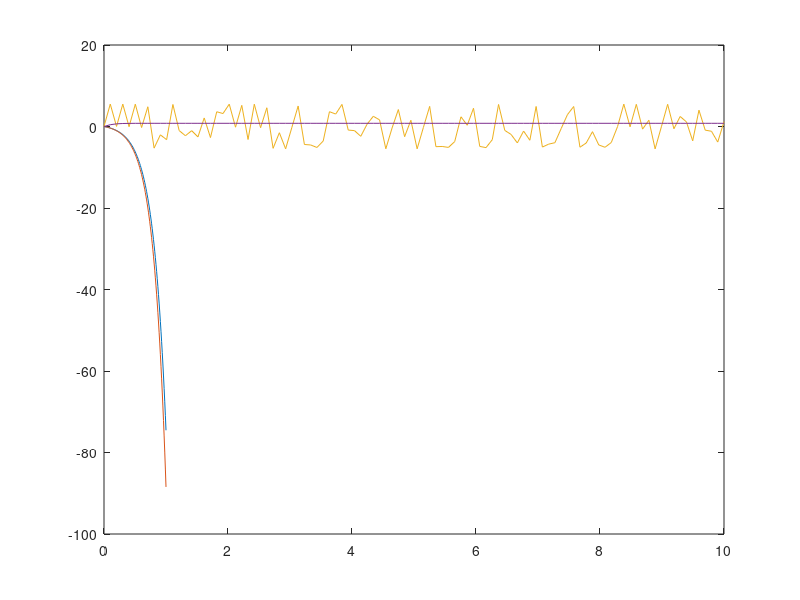

Source code (MATLAB):
clear all
close all


%% Test 1
% Equation:
% y'(t) = 5*y(t) - 3   in [ 0, 1 ]
%  y(0) = 0
% Discretization:
% h = 0.001
% Nh = 1000

fileID = fopen( 'solution_1.txt', 'r' );
u_n = fscanf( fileID, '%f' );
u_ex = @(t) -3/5 * exp(5*t) + 3/5;
t = linspace( 0, 1, length(u_n) );
plot( t, u_n )
hold on
plot( t, u_ex(t) )


%% Test 2
% Equation:
% y'(t) = 5cos(2y(t))   in [ 0, 10 ]
%  y(0) = 0
% Discretization:
% h = 0.001
% Nh = 1000

fileID = fopen( 'solution_2.txt', 'r' );
u_n = fscanf( fileID, '%f' );
u_ex = @(t) 0.5*asin((exp(20.*t)-1)./(exp(20.*t)+1));
t = linspace( 0, 10, length(u_n) );
plot( t, u_n )
hold on
plot( t, u_ex(t) )
